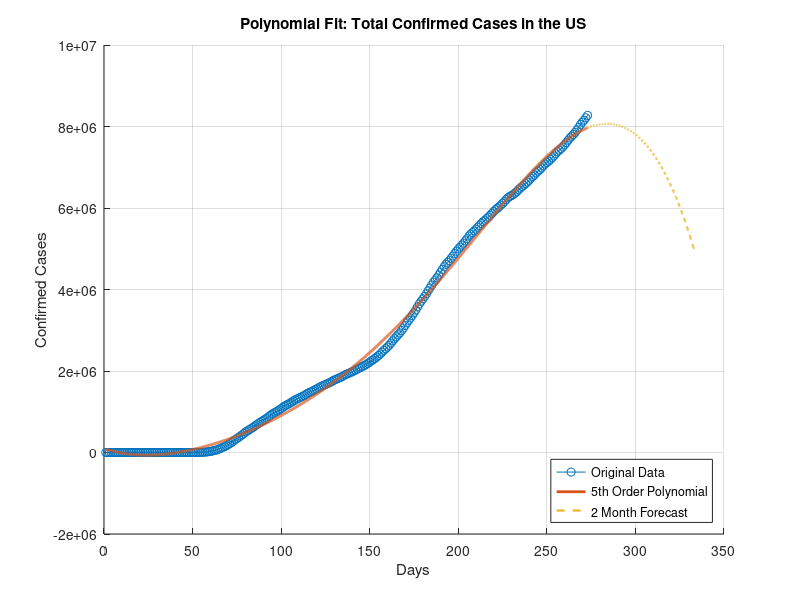

Write the MATLAB code that produced this figure. (Note: this script raises an error after producing the figure.)
%   MA332_CovidModel
%   10/30/2020
%   
%   Cory Snyder
%% Polynomial Fit 
% Sets up a simple linear solver to fit the COVID-19 data to a 5th order 
% polynomial.  

% Load in variables
load('TotalConfirmedCasesinUS.mat');
y = TotalConfirmedCasesinUS;
load('Day.mat');
x = Day;

% Setup Matrix
A = zeros(length(x),6);
for i = 1:length(x)
    A(i,1) = 1;
    A(i,2) = i;
    A(i,3) = i^2;
    A(i,4) = i^3;
    A(i,5) = i^4;
    A(i,6) = i^5;
end

% Solve for the equation coeffs
alpha = linsolve(A'*A,A'*y);

% Assemble the Polynomial fucntion based on the coefficients
f = @(x) alpha(6)*x.^5 + alpha(5)*x.^4 + alpha(4)*x.^3 + alpha(3)*x.^2 + alpha(2)*x + alpha(1);
xx = 1:0.1:length(x);
% 60 Day Prediction
xx2 = x(end):0.1:x(end)+60;

% Plot it
figure(1);
hold on;
grid on;
plot(Day,TotalConfirmedCasesinUS, '-o');
plot(xx,f(xx),'LineWidth',2);
plot(xx2,f(xx2),'--','LineWidth',1.5);
title('Polynomial Fit: Total Confirmed Cases in the US');
xlabel('Days');
ylabel('Confirmed Cases');
legend('Original Data','5th Order Polynomial','2 Month Forecast','Location','southeast');
hold off;

%% Logistic Fit
% Load in variables
load('TotalConfirmedCasesinUS.mat');
y = TotalConfirmedCasesinUS;
load('Day.mat');
x = Day;

% Use Newton Optimization and Least Squares Logistic Function,Gradient,and
% Hessian to find suitable parameters
[abest,fbest,itr,status] = NewtonOpt(@logisticLS_f,@logisticLS_Df,@logisticLS_D2f,[9000000;100;0.025],1,1,100,3);
%[9000000;105;0.025]
% Assemble the Logistic model based on the coefficients from NewtonOpt
f = @(x) abest(1) ./ (1 + abest(2).*exp(-abest(3).*x));
xx = 1:0.1:length(Day);
% 60 Day Prediction
xx2 = Day(end):0.1:Day(end)+60;

% Plot it
figure(2);
hold on;
grid on;
plot(Day,TotalConfirmedCasesinUS, '-o');
plot(xx,f(xx),'LineWidth',1.5);
plot(xx2,f(xx2),'--','LineWidth',1.5);
title('Logistic Fit: Total Confirmed Cases in the US');
xlabel('Days');
ylabel('Confirmed Cases');
legend('Original Data','Logistic Curve','2 Month Forecast','Location','southeast');
hold off;

%% Gompertz Fit
% Load in variables
load('TotalConfirmedCasesinUS.mat');
y = TotalConfirmedCasesinUS;
load('Day.mat');
x = Day;

% Use Newton Optimization and Least Squares Logistic Function,Gradient,and
% Hessian to find suitable parameters
[abest,fbest,itr,status] = NewtonOpt(@gompertzLS_f,@gompertzLS_Df,@gompertzLS_D2f,[13000000;8000;0.01],1,1,2,3);

% Assemble the Gompertz model based on the coefficients from NewtonOpt
f = @(x) abest(1)*exp(-log(abest(1)/abest(2))*exp(-abest(3)*x));
xx = 1:0.1:length(Day);
% 60 Day Prediction
xx2 = Day(end):0.1:Day(end)+60;

% Plot it
figure(3);
hold on;
grid on;
plot(Day,TotalConfirmedCasesinUS, '-o');
plot(xx,f(xx),'LineWidth',1.5);
plot(xx2,f(xx2),'--','LineWidth',1.5);
title('Gompertz Fit: Total Confirmed Cases in the US');
xlabel('Days');
ylabel('Confirmed Cases');
legend('Original Data','Gompertz Curve','2 Month Forecast','Location','southeast');
hold off;